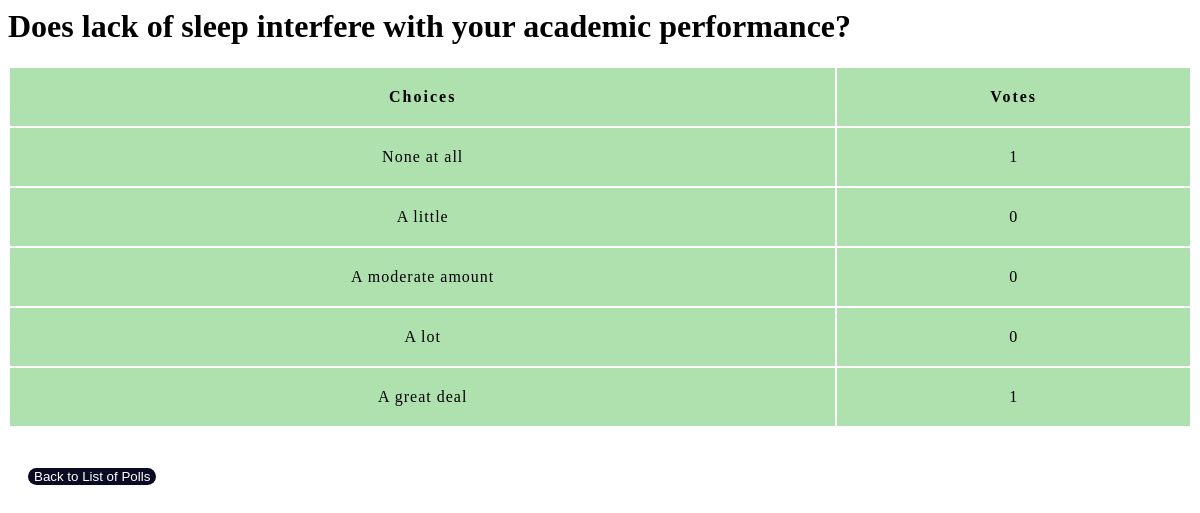
Screenshot of /polls/3/results/ with the database file from the repository.
### polls/models.py (models this page shows, shortened)
class Question(models.Model):
    question_text = models.CharField(max_length=200)
    pub_date = models.DateTimeField('date published')
    end_date = models.DateTimeField('date ended', null=True, blank=True)

class Choice(models.Model):
    question = models.ForeignKey(Question, on_delete=models.CASCADE)
    choice_text = models.CharField(max_length=200)
    @property
    def votes(self):
        return Vote.objects.filter(choice=self).count()

### polls/views.py (the view)
# urls.py: path('<int:pk>/results/', views.ResultsView.as_view(), name='results'),
class ResultsView(generic.DetailView):
    model = Question
    template_name = 'polls/results.html'
    def get_queryset(self):
        return Question.objects.filter(pub_date__lte=timezone.localtime())

### polls/templates/polls/results.html (shortened to what this page needs)
{% load static %}
<link rel="stylesheet" href="{% static 'polls/style.css' %}">
<h1>{{ question.question_text }}</h1>
<table>
    <colgroup>
       <col span="1" style="width: 70%;">
       <col span="1" style="width: 30%;">
    </colgroup>
    <thead>
        <tr>
            <th>Choices</th>
            <th>Votes</th>
        </tr>
    </thead>
    <tbody>
        <tr>
            {% for choice in question.choice_set.all %}
            <td> {{ choice.choice_text }} </td>
            <td> {{ choice.votes }} </td>
        <tr>
        {% endfor %}
    </tbody>
</table>
<pre><a href="{% url 'polls:index' %}">
<p style="text-indent: 20px"><button type="button">{{"Back to List of Polls"}}</button>
</a></pre>

### polls/static/polls/style.css (style rules this page uses)
button { background-color:#0a0a23; color: #fff; border:none; border-radius:15px; text-align: center; }
table { table-layout: fixed; width: 100%; border-collapse: collapse; background-color: #AFE1AF; }
thead th:nth-child(1) { width: 30%; }
thead th:nth-child(2) { width: 20%; }
th, td { padding: 20px; }
thead th { font-family: 'Rock Salt', cursive; }
th { letter-spacing: 2px; border: 2px solid white; }
td { letter-spacing: 1px; border: 2px solid white; }
tbody td { text-align: center; }

### rows the page displays
Question: question_text "Does lack of sleep interfere with your academic performance?"
Choice: choice_text "None at all", votes "1"
Choice: choice_text "A little", votes "0"
Choice: choice_text "A moderate amount", votes "0"
Choice: choice_text "A lot", votes "0"
Choice: choice_text "A great deal", votes "1"

### other values shown
{{ "Back to List of Polls" }} "Back to List of Polls"
